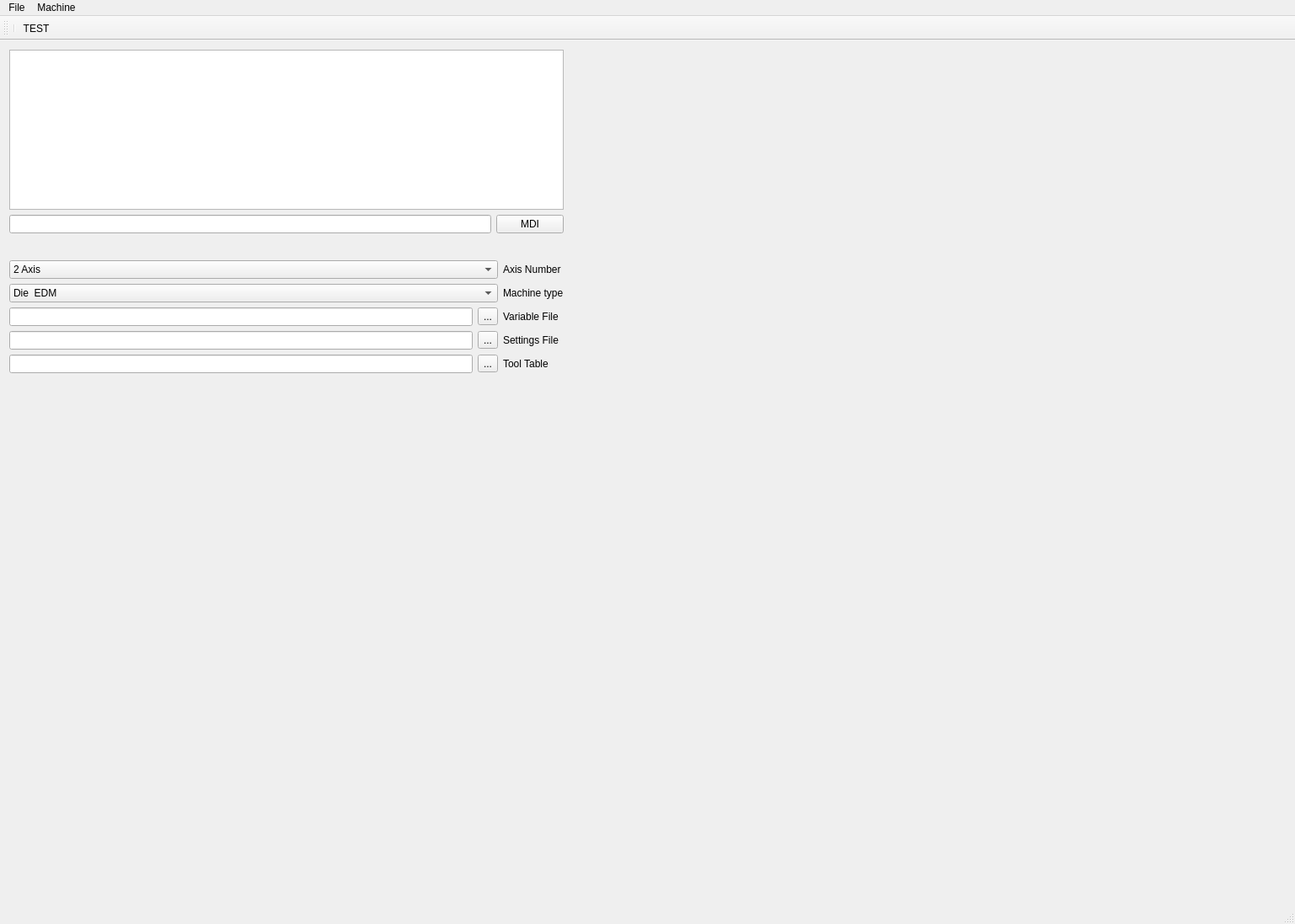
<?xml version="1.0" encoding="UTF-8"?>
<ui version="4.0">
 <class>SeMainWindow</class>
 <widget class="QMainWindow" name="SeMainWindow">
  <property name="geometry">
   <rect>
    <x>0</x>
    <y>0</y>
    <width>1537</width>
    <height>1097</height>
   </rect>
  </property>
  <property name="minimumSize">
   <size>
    <width>1024</width>
    <height>768</height>
   </size>
  </property>
  <property name="maximumSize">
   <size>
    <width>10240</width>
    <height>7680</height>
   </size>
  </property>
  <property name="palette">
   <palette>
    <active>
     <colorrole role="WindowText">
      <brush brushstyle="SolidPattern">
       <color alpha="255">
        <red>0</red>
        <green>0</green>
        <blue>0</blue>
       </color>
      </brush>
     </colorrole>
     <colorrole role="Button">
      <brush brushstyle="SolidPattern">
       <color alpha="255">
        <red>239</red>
        <green>239</green>
        <blue>239</blue>
       </color>
      </brush>
     </colorrole>
     <colorrole role="Light">
      <brush brushstyle="SolidPattern">
       <color alpha="255">
        <red>255</red>
        <green>255</green>
        <blue>255</blue>
       </color>
      </brush>
     </colorrole>
     <colorrole role="Midlight">
      <brush brushstyle="SolidPattern">
       <color alpha="255">
        <red>247</red>
        <green>247</green>
        <blue>247</blue>
       </color>
      </brush>
     </colorrole>
     <colorrole role="Dark">
      <brush brushstyle="SolidPattern">
       <color alpha="255">
        <red>119</red>
        <green>119</green>
        <blue>119</blue>
       </color>
      </brush>
     </colorrole>
     <colorrole role="Mid">
      <brush brushstyle="SolidPattern">
       <color alpha="255">
        <red>159</red>
        <green>159</green>
        <blue>159</blue>
       </color>
      </brush>
     </colorrole>
     <colorrole role="Text">
      <brush brushstyle="SolidPattern">
       <color alpha="255">
        <red>0</red>
        <green>0</green>
        <blue>0</blue>
       </color>
      </brush>
     </colorrole>
     <colorrole role="BrightText">
      <brush brushstyle="SolidPattern">
       <color alpha="255">
        <red>255</red>
        <green>255</green>
        <blue>255</blue>
       </color>
      </brush>
     </colorrole>
     <colorrole role="ButtonText">
      <brush brushstyle="SolidPattern">
       <color alpha="255">
        <red>0</red>
        <green>0</green>
        <blue>0</blue>
       </color>
      </brush>
     </colorrole>
     <colorrole role="Base">
      <brush brushstyle="SolidPattern">
       <color alpha="255">
        <red>255</red>
        <green>255</green>
        <blue>255</blue>
       </color>
      </brush>
     </colorrole>
     <colorrole role="Window">
      <brush brushstyle="SolidPattern">
       <color alpha="255">
        <red>239</red>
        <green>239</green>
        <blue>239</blue>
       </color>
      </brush>
     </colorrole>
     <colorrole role="Shadow">
      <brush brushstyle="SolidPattern">
       <color alpha="255">
        <red>0</red>
        <green>0</green>
        <blue>0</blue>
       </color>
      </brush>
     </colorrole>
     <colorrole role="AlternateBase">
      <brush brushstyle="SolidPattern">
       <color alpha="255">
        <red>247</red>
        <green>247</green>
        <blue>247</blue>
       </color>
      </brush>
     </colorrole>
     <colorrole role="ToolTipBase">
      <brush brushstyle="SolidPattern">
       <color alpha="255">
        <red>255</red>
        <green>255</green>
        <blue>220</blue>
       </color>
      </brush>
     </colorrole>
     <colorrole role="ToolTipText">
      <brush brushstyle="SolidPattern">
       <color alpha="255">
        <red>0</red>
        <green>0</green>
        <blue>0</blue>
       </color>
      </brush>
     </colorrole>
     <colorrole role="PlaceholderText">
      <brush brushstyle="SolidPattern">
       <color alpha="128">
        <red>0</red>
        <green>0</green>
        <blue>0</blue>
       </color>
      </brush>
     </colorrole>
    </active>
    <inactive>
     <colorrole role="WindowText">
      <brush brushstyle="SolidPattern">
       <color alpha="255">
        <red>0</red>
        <green>0</green>
        <blue>0</blue>
       </color>
      </brush>
     </colorrole>
     <colorrole role="Button">
      <brush brushstyle="SolidPattern">
       <color alpha="255">
        <red>239</red>
        <green>239</green>
        <blue>239</blue>
       </color>
      </brush>
     </colorrole>
     <colorrole role="Light">
      <brush brushstyle="SolidPattern">
       <color alpha="255">
        <red>255</red>
        <green>255</green>
        <blue>255</blue>
       </color>
      </brush>
     </colorrole>
     <colorrole role="Midlight">
      <brush brushstyle="SolidPattern">
       <color alpha="255">
        <red>247</red>
        <green>247</green>
        <blue>247</blue>
       </color>
      </brush>
     </colorrole>
     <colorrole role="Dark">
      <brush brushstyle="SolidPattern">
       <color alpha="255">
        <red>119</red>
        <green>119</green>
        <blue>119</blue>
       </color>
      </brush>
     </colorrole>
     <colorrole role="Mid">
      <brush brushstyle="SolidPattern">
       <color alpha="255">
        <red>159</red>
        <green>159</green>
        <blue>159</blue>
       </color>
      </brush>
     </colorrole>
     <colorrole role="Text">
      <brush brushstyle="SolidPattern">
       <color alpha="255">
        <red>0</red>
        <green>0</green>
        <blue>0</blue>
       </color>
      </brush>
     </colorrole>
     <colorrole role="BrightText">
      <brush brushstyle="SolidPattern">
       <color alpha="255">
        <red>255</red>
        <green>255</green>
        <blue>255</blue>
       </color>
      </brush>
     </colorrole>
     <colorrole role="ButtonText">
      <brush brushstyle="SolidPattern">
       <color alpha="255">
        <red>0</red>
        <green>0</green>
        <blue>0</blue>
       </color>
      </brush>
     </colorrole>
     <colorrole role="Base">
      <brush brushstyle="SolidPattern">
       <color alpha="255">
        <red>255</red>
        <green>255</green>
        <blue>255</blue>
       </color>
      </brush>
     </colorrole>
     <colorrole role="Window">
      <brush brushstyle="SolidPattern">
       <color alpha="255">
        <red>239</red>
        <green>239</green>
        <blue>239</blue>
       </color>
      </brush>
     </colorrole>
     <colorrole role="Shadow">
      <brush brushstyle="SolidPattern">
       <color alpha="255">
        <red>0</red>
        <green>0</green>
        <blue>0</blue>
       </color>
      </brush>
     </colorrole>
     <colorrole role="AlternateBase">
      <brush brushstyle="SolidPattern">
       <color alpha="255">
        <red>247</red>
        <green>247</green>
        <blue>247</blue>
       </color>
      </brush>
     </colorrole>
     <colorrole role="ToolTipBase">
      <brush brushstyle="SolidPattern">
       <color alpha="255">
        <red>255</red>
        <green>255</green>
        <blue>220</blue>
       </color>
      </brush>
     </colorrole>
     <colorrole role="ToolTipText">
      <brush brushstyle="SolidPattern">
       <color alpha="255">
        <red>0</red>
        <green>0</green>
        <blue>0</blue>
       </color>
      </brush>
     </colorrole>
     <colorrole role="PlaceholderText">
      <brush brushstyle="SolidPattern">
       <color alpha="128">
        <red>0</red>
        <green>0</green>
        <blue>0</blue>
       </color>
      </brush>
     </colorrole>
    </inactive>
    <disabled>
     <colorrole role="WindowText">
      <brush brushstyle="SolidPattern">
       <color alpha="255">
        <red>119</red>
        <green>119</green>
        <blue>119</blue>
       </color>
      </brush>
     </colorrole>
     <colorrole role="Button">
      <brush brushstyle="SolidPattern">
       <color alpha="255">
        <red>239</red>
        <green>239</green>
        <blue>239</blue>
       </color>
      </brush>
     </colorrole>
     <colorrole role="Light">
      <brush brushstyle="SolidPattern">
       <color alpha="255">
        <red>255</red>
        <green>255</green>
        <blue>255</blue>
       </color>
      </brush>
     </colorrole>
     <colorrole role="Midlight">
      <brush brushstyle="SolidPattern">
       <color alpha="255">
        <red>247</red>
        <green>247</green>
        <blue>247</blue>
       </color>
      </brush>
     </colorrole>
     <colorrole role="Dark">
      <brush brushstyle="SolidPattern">
       <color alpha="255">
        <red>119</red>
        <green>119</green>
        <blue>119</blue>
       </color>
      </brush>
     </colorrole>
     <colorrole role="Mid">
      <brush brushstyle="SolidPattern">
       <color alpha="255">
        <red>159</red>
        <green>159</green>
        <blue>159</blue>
       </color>
      </brush>
     </colorrole>
     <colorrole role="Text">
      <brush brushstyle="SolidPattern">
       <color alpha="255">
        <red>119</red>
        <green>119</green>
        <blue>119</blue>
       </color>
      </brush>
     </colorrole>
     <colorrole role="BrightText">
      <brush brushstyle="SolidPattern">
       <color alpha="255">
        <red>255</red>
        <green>255</green>
        <blue>255</blue>
       </color>
      </brush>
     </colorrole>
     <colorrole role="ButtonText">
      <brush brushstyle="SolidPattern">
       <color alpha="255">
        <red>119</red>
        <green>119</green>
        <blue>119</blue>
       </color>
      </brush>
     </colorrole>
     <colorrole role="Base">
      <brush brushstyle="SolidPattern">
       <color alpha="255">
        <red>239</red>
        <green>239</green>
        <blue>239</blue>
       </color>
      </brush>
     </colorrole>
     <colorrole role="Window">
      <brush brushstyle="SolidPattern">
       <color alpha="255">
        <red>239</red>
        <green>239</green>
        <blue>239</blue>
       </color>
      </brush>
     </colorrole>
     <colorrole role="Shadow">
      <brush brushstyle="SolidPattern">
       <color alpha="255">
        <red>0</red>
        <green>0</green>
        <blue>0</blue>
       </color>
      </brush>
     </colorrole>
     <colorrole role="AlternateBase">
      <brush brushstyle="SolidPattern">
       <color alpha="255">
        <red>239</red>
        <green>239</green>
        <blue>239</blue>
       </color>
      </brush>
     </colorrole>
     <colorrole role="ToolTipBase">
      <brush brushstyle="SolidPattern">
       <color alpha="255">
        <red>255</red>
        <green>255</green>
        <blue>220</blue>
       </color>
      </brush>
     </colorrole>
     <colorrole role="ToolTipText">
      <brush brushstyle="SolidPattern">
       <color alpha="255">
        <red>0</red>
        <green>0</green>
        <blue>0</blue>
       </color>
      </brush>
     </colorrole>
     <colorrole role="PlaceholderText">
      <brush brushstyle="SolidPattern">
       <color alpha="128">
        <red>0</red>
        <green>0</green>
        <blue>0</blue>
       </color>
      </brush>
     </colorrole>
    </disabled>
   </palette>
  </property>
  <property name="cursor">
   <cursorShape>ArrowCursor</cursorShape>
  </property>
  <property name="windowTitle">
   <string>SeMainWindow</string>
  </property>
  <property name="dockOptions">
   <set>QMainWindow::AllowTabbedDocks|QMainWindow::AnimatedDocks</set>
  </property>
  <widget class="QWidget" name="centralWidget">
   <widget class="QWidget" name="programGridWidget" native="true">
    <property name="enabled">
     <bool>true</bool>
    </property>
    <property name="geometry">
     <rect>
      <x>0</x>
      <y>0</y>
      <width>680</width>
      <height>240</height>
     </rect>
    </property>
    <property name="minimumSize">
     <size>
      <width>680</width>
      <height>240</height>
     </size>
    </property>
    <property name="maximumSize">
     <size>
      <width>680</width>
      <height>240</height>
     </size>
    </property>
    <layout class="QGridLayout" name="gridLayout">
     <item row="1" column="0">
      <widget class="QLineEdit" name="lineEdit"/>
     </item>
     <item row="1" column="1">
      <widget class="QPushButton" name="mdiPushButton">
       <property name="text">
        <string>MDI</string>
       </property>
      </widget>
     </item>
     <item row="0" column="0" colspan="2">
      <widget class="QTextEdit" name="programCodeEdit">
       <property name="font">
        <font>
         <pointsize>15</pointsize>
        </font>
       </property>
       <property name="lineWrapMode">
        <enum>QTextEdit::NoWrap</enum>
       </property>
       <property name="readOnly">
        <bool>true</bool>
       </property>
      </widget>
     </item>
    </layout>
   </widget>
   <widget class="QWidget" name="diagnosticIIOGridWidget" native="true">
    <property name="geometry">
     <rect>
      <x>0</x>
      <y>0</y>
      <width>680</width>
      <height>240</height>
     </rect>
    </property>
    <property name="minimumSize">
     <size>
      <width>680</width>
      <height>240</height>
     </size>
    </property>
    <property name="maximumSize">
     <size>
      <width>680</width>
      <height>240</height>
     </size>
    </property>
    <layout class="QGridLayout" name="gridLayout_2"/>
   </widget>
   <widget class="QWidget" name="manualGridWidget" native="true">
    <property name="geometry">
     <rect>
      <x>730</x>
      <y>270</y>
      <width>680</width>
      <height>240</height>
     </rect>
    </property>
    <property name="minimumSize">
     <size>
      <width>680</width>
      <height>240</height>
     </size>
    </property>
    <property name="maximumSize">
     <size>
      <width>680</width>
      <height>240</height>
     </size>
    </property>
    <layout class="QGridLayout" name="manualGridLayout"/>
   </widget>
   <widget class="QWidget" name="maintenanceGridWidget" native="true">
    <property name="geometry">
     <rect>
      <x>0</x>
      <y>250</y>
      <width>680</width>
      <height>240</height>
     </rect>
    </property>
    <property name="minimumSize">
     <size>
      <width>680</width>
      <height>240</height>
     </size>
    </property>
    <property name="maximumSize">
     <size>
      <width>680</width>
      <height>240</height>
     </size>
    </property>
    <layout class="QGridLayout" name="maintenanceGridLayout">
     <item row="3" column="1">
      <widget class="QToolButton" name="settingsPathToolButton">
       <property name="text">
        <string>...</string>
       </property>
      </widget>
     </item>
     <item row="2" column="2">
      <widget class="QLabel" name="variablePathLabel">
       <property name="text">
        <string>Variable File</string>
       </property>
      </widget>
     </item>
     <item row="2" column="1">
      <widget class="QToolButton" name="variablePathToolButton">
       <property name="text">
        <string>...</string>
       </property>
      </widget>
     </item>
     <item row="5" column="0" colspan="3">
      <spacer name="verticalSpacer">
       <property name="orientation">
        <enum>Qt::Vertical</enum>
       </property>
       <property name="sizeHint" stdset="0">
        <size>
         <width>20</width>
         <height>40</height>
        </size>
       </property>
      </spacer>
     </item>
     <item row="0" column="0" colspan="2">
      <widget class="QComboBox" name="axisNumberComboBox">
       <item>
        <property name="text">
         <string>2 Axis</string>
        </property>
       </item>
       <item>
        <property name="text">
         <string>3 Axis</string>
        </property>
       </item>
       <item>
        <property name="text">
         <string>4 Axis</string>
        </property>
       </item>
       <item>
        <property name="text">
         <string>5 Axis</string>
        </property>
       </item>
      </widget>
     </item>
     <item row="4" column="1">
      <widget class="QToolButton" name="toolTablePathToolButton">
       <property name="text">
        <string>...</string>
       </property>
      </widget>
     </item>
     <item row="0" column="2">
      <widget class="QLabel" name="axisNumberLabel">
       <property name="text">
        <string>Axis Number</string>
       </property>
      </widget>
     </item>
     <item row="3" column="0">
      <widget class="QLineEdit" name="settingsPathLineEdit">
       <property name="readOnly">
        <bool>true</bool>
       </property>
      </widget>
     </item>
     <item row="1" column="2">
      <widget class="QLabel" name="machineTypeLabel">
       <property name="text">
        <string>Machine type</string>
       </property>
      </widget>
     </item>
     <item row="4" column="0">
      <widget class="QLineEdit" name="toolTablePathLineEdit">
       <property name="readOnly">
        <bool>true</bool>
       </property>
      </widget>
     </item>
     <item row="1" column="0" colspan="2">
      <widget class="QComboBox" name="machineTypeComboBox">
       <item>
        <property name="text">
         <string>Die  EDM</string>
        </property>
       </item>
       <item>
        <property name="text">
         <string>Flame</string>
        </property>
       </item>
       <item>
        <property name="text">
         <string>Grinder</string>
        </property>
       </item>
       <item>
        <property name="text">
         <string>Laser</string>
        </property>
       </item>
       <item>
        <property name="text">
         <string>Milling</string>
        </property>
       </item>
       <item>
        <property name="text">
         <string>Punch</string>
        </property>
       </item>
       <item>
        <property name="text">
         <string>Turning</string>
        </property>
       </item>
       <item>
        <property name="text">
         <string>Wire EDM</string>
        </property>
       </item>
       <item>
        <property name="text">
         <string>Probe</string>
        </property>
       </item>
       <item>
        <property name="text">
         <string>Plotting</string>
        </property>
       </item>
      </widget>
     </item>
     <item row="2" column="0">
      <widget class="QLineEdit" name="variablePathLineEdit">
       <property name="readOnly">
        <bool>true</bool>
       </property>
      </widget>
     </item>
     <item row="3" column="2">
      <widget class="QLabel" name="settingsPathLabel">
       <property name="text">
        <string>Settings File</string>
       </property>
      </widget>
     </item>
     <item row="4" column="2">
      <widget class="QLabel" name="toolTablePathLabel">
       <property name="text">
        <string>Tool Table</string>
       </property>
      </widget>
     </item>
    </layout>
   </widget>
  </widget>
  <widget class="QMenuBar" name="menuBar">
   <property name="geometry">
    <rect>
     <x>0</x>
     <y>0</y>
     <width>1537</width>
     <height>21</height>
    </rect>
   </property>
   <widget class="QMenu" name="menuFile">
    <property name="title">
     <string>File</string>
    </property>
    <addaction name="actionOpen"/>
    <addaction name="separator"/>
    <addaction name="actionClose"/>
    <addaction name="separator"/>
    <addaction name="actionMaintenance"/>
   </widget>
   <widget class="QMenu" name="menuMachine">
    <property name="title">
     <string>Machine</string>
    </property>
    <addaction name="actionDiagnosticIO"/>
    <addaction name="separator"/>
    <addaction name="actionManualControl"/>
   </widget>
   <addaction name="menuFile"/>
   <addaction name="menuMachine"/>
  </widget>
  <widget class="QToolBar" name="mainToolBar">
   <property name="toolButtonStyle">
    <enum>Qt::ToolButtonTextOnly</enum>
   </property>
   <attribute name="toolBarArea">
    <enum>TopToolBarArea</enum>
   </attribute>
   <attribute name="toolBarBreak">
    <bool>false</bool>
   </attribute>
   <addaction name="separator"/>
   <addaction name="actionTEST"/>
  </widget>
  <widget class="QStatusBar" name="statusBar"/>
  <action name="actionOpen">
   <property name="text">
    <string>Open</string>
   </property>
  </action>
  <action name="actionClose">
   <property name="text">
    <string>Close</string>
   </property>
  </action>
  <action name="actionMaintenance">
   <property name="text">
    <string>Maintenance</string>
   </property>
  </action>
  <action name="actionDiagnosticIO">
   <property name="checkable">
    <bool>false</bool>
   </property>
   <property name="text">
    <string>Diagnostic I/O</string>
   </property>
  </action>
  <action name="actionTEST">
   <property name="text">
    <string>TEST</string>
   </property>
   <property name="shortcut">
    <string>Ctrl+D</string>
   </property>
  </action>
  <action name="actionManualControl">
   <property name="text">
    <string>Manual Control</string>
   </property>
  </action>
 </widget>
 <layoutdefault spacing="6" margin="11"/>
 <resources/>
 <connections/>
</ui>
